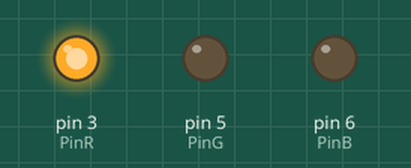
Bench run of a program on a simulated Arduino Uno, built with avr-gcc and run on an emulated ATmega328P. On the bench: output pins drawn as LEDs (lit = HIGH).

Above: at 0.5 s.
At 1.5 s:
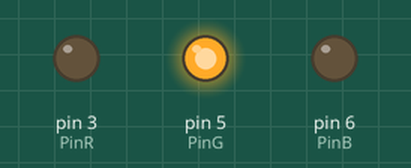
At 2.5 s:
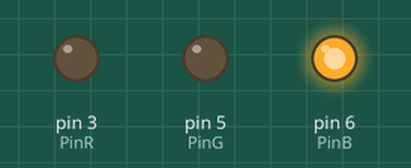
At 3.5 s:
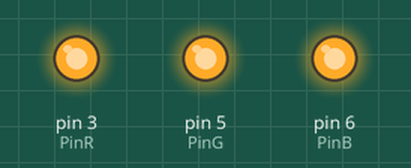
At 4.5 s:
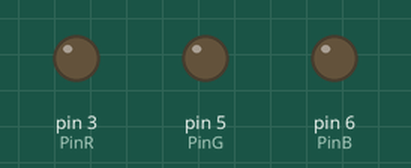
Timing chart, 0 to 6.5 s (numbered marks = the images above):
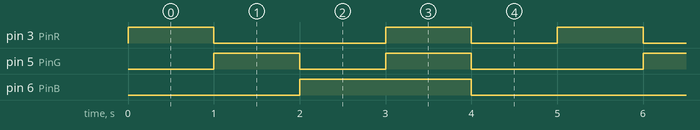

Measured:
- by itself, pin 3 (PinR): repeats every 5.0 s: LOW 2.0 s, HIGH 1.0 s, LOW 1.0 s, HIGH 1.0 s
- by itself, pin 5 (PinG): repeats every 5.0 s: LOW 1.0 s, HIGH 1.0 s, LOW 2.0 s, HIGH 1.0 s
- by itself, pin 6 (PinB): alternates HIGH for 2.0 s and LOW for 3.0 s

The program:

main.cpp
```cpp
#include <Arduino.h>

const int PinR= 3;
const int PinG= 5;
const int PinB= 6;

void setup() {
pinMode(PinR, OUTPUT);
pinMode(PinG, OUTPUT);
pinMode(PinB, OUTPUT);
}

void loop() {
int red = 255;//random(0,255);
int green = 255;//random(0,255);
int blue = 255;//random(0,255);
// r light alone
analogWrite(PinR,red);
delay(1000);
// g alone
analogWrite(PinR,0);
analogWrite(PinG,green);
delay(1000);
// b alone
analogWrite(PinG,0);
analogWrite(PinB,blue);
delay(1000);
// go for white light
analogWrite(PinR,red);
analogWrite(PinG,green);
analogWrite(PinB,blue);
delay(1000);
// reset
analogWrite(PinR,0);
analogWrite(PinG,0);
analogWrite(PinB,0);
delay(1000);
}
```
